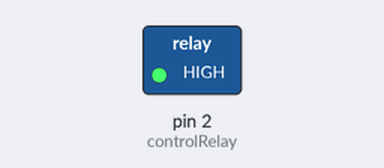
Simulated run of this sketch. Board: Arduino Uno, built with avr-gcc and run on an emulated ATmega328P. Parts: switched loads named in the sketch (green lamp = pin HIGH).

Above: at 1.2 s.
At 5.0 s:
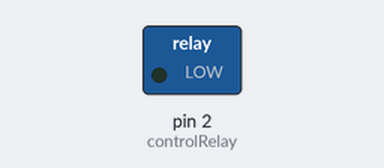
Timing chart, 0 to 9.8 s (numbered marks = the images above):
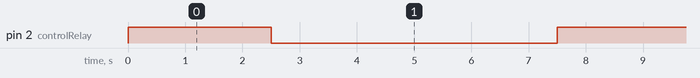

Measured:
- by itself, pin 2 (controlRelay): alternates HIGH for 2.5 s and LOW for 5.0 s

The sketch:

RelayMotor12V.ino
```cpp
int controlRelay = 2;

// the setup routine runs once when you press reset:
void setup() {
  // make the pushbutton's pin an input:
  pinMode(controlRelay, OUTPUT);
}

// the loop routine runs over and over again forever:
void loop() {
  digitalWrite(controlRelay, HIGH);
  delay(2500);        // delay
  digitalWrite(controlRelay, LOW);
  delay(5000);        // delay
}
```
